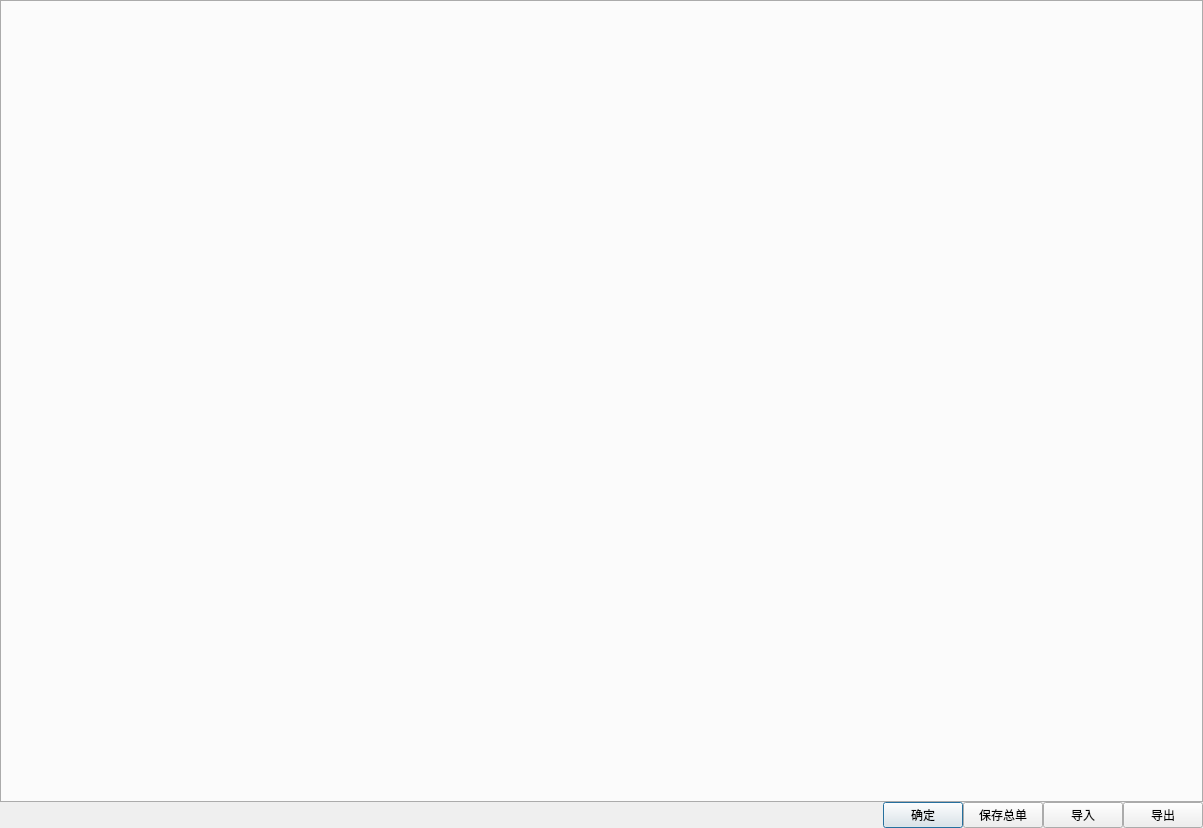
<?xml version="1.0" encoding="UTF-8"?>
<ui version="4.0">
 <class>Dialog</class>
 <widget class="QDialog" name="Dialog">
  <property name="geometry">
   <rect>
    <x>0</x>
    <y>0</y>
    <width>1203</width>
    <height>828</height>
   </rect>
  </property>
  <property name="windowTitle">
   <string>Dialog</string>
  </property>
  <layout class="QGridLayout" name="gridLayout">
   <property name="leftMargin">
    <number>0</number>
   </property>
   <property name="topMargin">
    <number>0</number>
   </property>
   <property name="rightMargin">
    <number>0</number>
   </property>
   <property name="bottomMargin">
    <number>0</number>
   </property>
   <property name="spacing">
    <number>0</number>
   </property>
   <item row="0" column="0">
    <widget class="QTabWidget" name="tw_transferModel">
     <property name="tabPosition">
      <enum>QTabWidget::South</enum>
     </property>
     <property name="currentIndex">
      <number>-1</number>
     </property>
    </widget>
   </item>
   <item row="1" column="0">
    <layout class="QHBoxLayout" name="horizontalLayout">
     <item>
      <spacer name="horizontalSpacer">
       <property name="orientation">
        <enum>Qt::Horizontal</enum>
       </property>
       <property name="sizeHint" stdset="0">
        <size>
         <width>40</width>
         <height>20</height>
        </size>
       </property>
      </spacer>
     </item>
     <item>
      <widget class="QPushButton" name="pb_confirm">
       <property name="text">
        <string>确定</string>
       </property>
      </widget>
     </item>
     <item>
      <widget class="QPushButton" name="pb_saveTotal">
       <property name="text">
        <string>保存总单</string>
       </property>
      </widget>
     </item>
     <item>
      <widget class="QPushButton" name="pb_input">
       <property name="text">
        <string>导入</string>
       </property>
      </widget>
     </item>
     <item>
      <widget class="QPushButton" name="pb_output">
       <property name="text">
        <string>导出</string>
       </property>
      </widget>
     </item>
    </layout>
   </item>
  </layout>
 </widget>
 <resources/>
 <connections/>
</ui>
